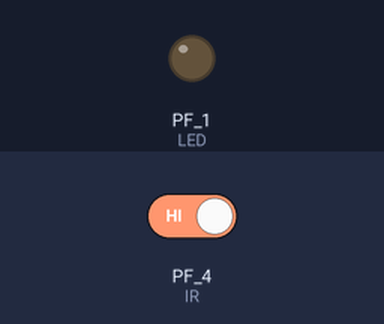
Simulated run of this sketch. Board: TI Tiva C LaunchPad. Shown: output pins drawn as LEDs (lit = HIGH). The inputs (shaded band) are chosen by the test bench; at power-on: PF_4 (IR) HIGH.

Above: at 1.2 s.
1.3 s: PF_4 (IR) driven LOW
At 2.1 s:
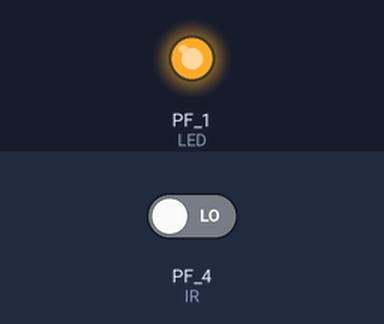
2.8 s: PF_4 (IR) driven HIGH
At 3.2 s:
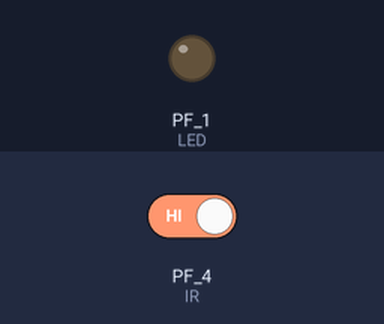
Timing chart, 0 to 5.8 s (numbered marks = the images above; inputs shaded):
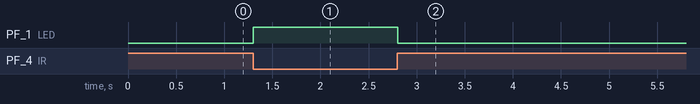

Measured:
- after the input at 1.3 s, PF_1 (LED): LOW → HIGH at once
- after the input at 2.8 s, PF_1 (LED): HIGH → LOW at once

The sketch:

IR_Object_Detection.ino
```cpp
const int IR = PF_4;
const int LED = RED_LED;

void setup()
{
  pinMode(IR, INPUT);
  pinMode(LED, OUTPUT);
}

void loop()
{
  if (digitalRead(IR) == LOW)
  {
    digitalWrite(LED, HIGH);  // Object detected
  }
  else
  {
    digitalWrite(LED, LOW);   // No object
  }

  delay(50);
}
```
